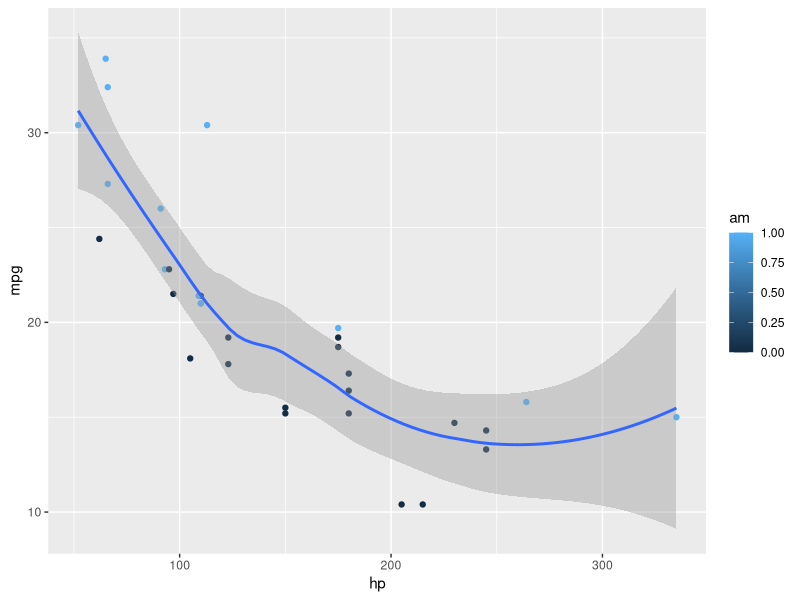

Source code (R):
## ---- chunk 1
#| echo: true
#| fig-width: 10
#| fig-height: 4.5
#| warning: false
library(ggplot2)
ggplot(mtcars, aes(hp, mpg, color = am)) +
  geom_point() +
  geom_smooth(formula = y ~ x, method = "loess")
